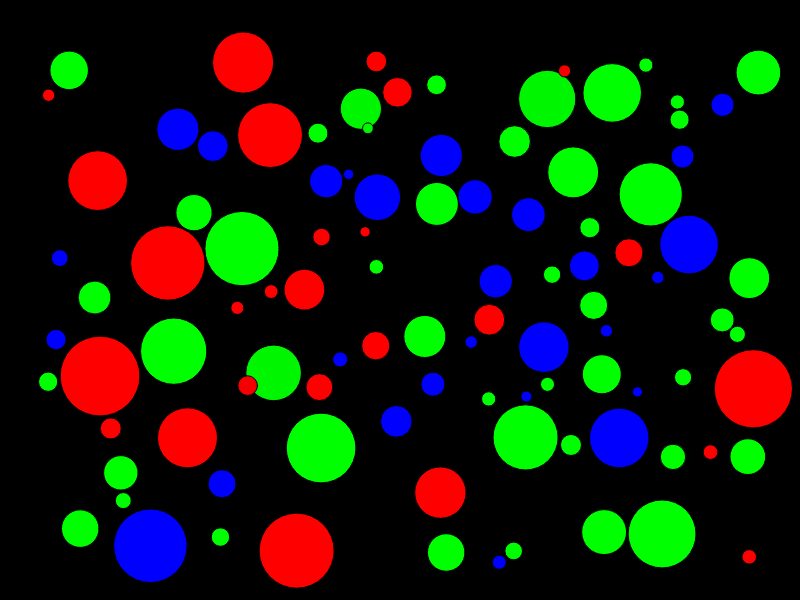
Frame 1 (no input)
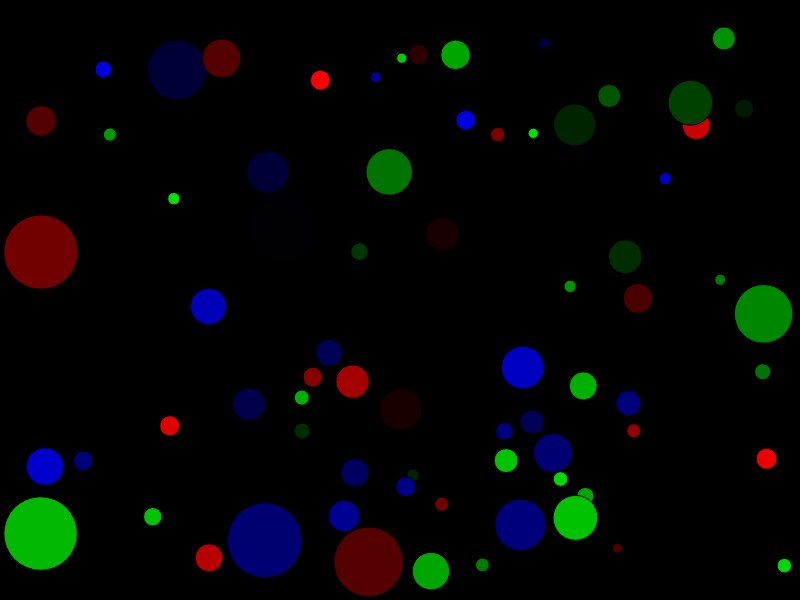
Frame 60 (no input)
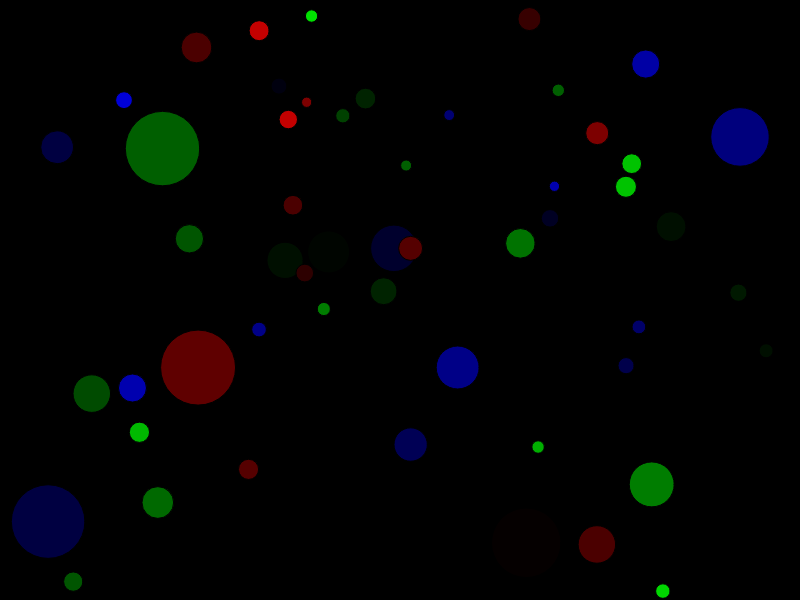
Frame 120 (the mouse pressed at the canvas centre since frame 60)

The p5.js sketch that drew these frames (run headless with seeded random() and noise() and a simulated clock; from frame 60 on, the mouse is pressed at the canvas centre):

// p5.js sketch
// ── sketch.js
let collisionSystem;
let colors = [];
function setup() {
	createCanvas(800, 600);
	collisionSystem = new CollisionSystem(100, width, height);
    for(let i = 0; i < 100; i++) {
      colors.push(shuffle([1, 0, 0]));
    }
}

function draw() {
	background(0);
	collisionSystem.update();
    let i = 0;
    collisionSystem.particles.forEach((lifespan, c) => {
        let color = colors[i]; 
        fill([color[0] * lifespan , color[1] * lifespan, color[2] * lifespan]);
        c.draw();
        i++;
    });
}

function add(v1, v2) {
	return p5.Vector.add(v1, v2);
}

function sub(v1, v2) {
	return p5.Vector.sub(v1, v2);
}

function checkCollision(circles, tolerant = 5) {
	const copied = circles.map(c => c.body.copy());
	for(let i = 0; i < copied.length; i++) {
		const b1 = circles[i].body;
	  
		for(let j = 0; j < copied.length; j++) {
			if(i != j) {
				const b2 = copied[j];
				const d = circles[i].radius + circles[j].radius;
				if(sub(b1.coordinate, b2.coordinate).mag() <= d) {
					const t = timeBeforeCollision(b1, b2, d, tolerant);
					b1.coordinate = collisionCoordinate(b1, t);
					b2.coordinate = collisionCoordinate(b2, t);
					circles[i].body.collideWith(b2);
					b1.coordinate = coordinateAfterTime(b1, 1 - t);
				}
			}
		}
	}
}

function timeBeforeCollision(b1, b2, d, tolerant) {    
	const preC1 = sub(b1.coordinate, b1.velocity);
	const preC2 = sub(b2.coordinate, b2.velocity);
	const rv = sub(b1.velocity, b2.velocity).mag();
	return (sub(preC1, preC2).mag() + tolerant - d) / rv;
}

function coordinateAfterTime(b, t) {
	return add(b.coordinate, p5.Vector.mult(b.velocity, t));
}
function collisionCoordinate(b, t) {
	const preC = coordinateAfterTime(b, -1)
	return add(preC, p5.Vector.mult(b.velocity, t));
}

function checkEdges(circle) {
	const r = circle.radius;
	const body = circle.body;
	const {x, y} = body.coordinate;
  
	if(x + r > width) {
		const nx = 2 * width - x - 2 * r;
		body.coordinate.x = nx;
		body.velocity.mult([-1, 1]);
	}
  
	if(x - r < 0) {
		const nx = 2 * r - x;
		body.coordinate.x = nx;
		body.velocity.mult([-1, 1]);
	}
  
	if(y + r > height) {
		const ny = 2 * height - y - 2 * r;
		body.coordinate.y = ny;
		body.velocity.mult([1, -1]);
	}
  
	if(y - r < 0) {
		const ny = 2 * r - y;
		body.coordinate.y = ny;
		body.velocity.mult([1, -1]);
	}
}

class Body {
	constructor(coordinate, velocity, mass = 1) {
		this.coordinate = coordinate;
		this.velocity = velocity;
		this.mass = mass;
	    this.collisionListeners = new Set();
	}
  
	applyForce(force) {
		this.velocity.add(force.acceleration);
	}
  
    addCollisionListener(listener) {
	    this.collisionListeners.add(listener);
	}
	
	removeCollisionListener(listener) {
	    this.collisionListeners.delete(listener);
	}
  
	collideWith(body) {
		const d = sub(this.coordinate, body.coordinate);
		const m = body.mass / (this.mass + body.mass);
		this.velocity = sub(
			this.velocity,
			d.mult(
				2 * m / pow(d.mag(), 2) * p5.Vector.dot(
					sub(this.velocity, body.velocity),
					sub(this.coordinate, body.coordinate)
				)
			)
		);
		this.collisionListeners.forEach(listener => listener(this));
	}
  
	update() {
		this.coordinate.add(this.velocity);
	}
  
	copy() {
		return new Body(
			this.coordinate.copy(), 
			this.velocity.copy(),
			this.mass
		);
	}
}

class Shape {
	constructor(body) {
		this.body = body;
	}
	
	update() {
		this.body.update();
	}
}

class Circle extends Shape {
	constructor(body, radius) {
		super(body);
		this.radius = radius;
	}
	
	draw() {
		circle(this.body.coordinate.x, this.body.coordinate.y, 2 * this.radius);
	}
}

class CollisionSystem {
    constructor(number, width, height, lifespan = 255, losing = 10, minR = 5, maxR = 40, maxVx = 5, maxVy = 5) {
		const minX = 1 * maxR;
		const maxX = width - 1 * maxR;
		
		const minY = 1.5 * maxR;
		const maxY = height - 1 * maxR;

        this.particles = new Map();  
      
		while(this.particles.size < number) {
			const r = random(minR, maxR);
			const coordinate = createVector(random(minX, maxX), random(minY, maxY));
			if(Array.from(this.particles.keys()).every(c => p5.Vector.sub(c.body.coordinate, coordinate).mag() > (c.radius + r))) {
			    const body = new Body(
				    coordinate, 
				    createVector(random(-maxVx, maxVx), random(-maxVy, maxVy)),
				    TWO_PI * r
			    );

				const circle = new Circle(body, r);
                this.particles.set(circle, lifespan);
				body.addCollisionListener(evt => this.particles.set(circle, this.particles.get(circle) - losing));
			}
		}
	}

	update() {
	    const circles = Array.from(this.particles.keys());
		circles.forEach(c => c.update());
		checkCollision(circles);
		circles.forEach(c => checkEdges(c));
		this.particles.forEach((lifespan, c) => {
		    if(lifespan <= 0) {
			    this.particles.delete(c);
			}
		});
	}
}

class Force {
   constructor(mass, acceleration) {
	   this.mass = mass;
	   this.acceleration = acceleration;
   }
}
